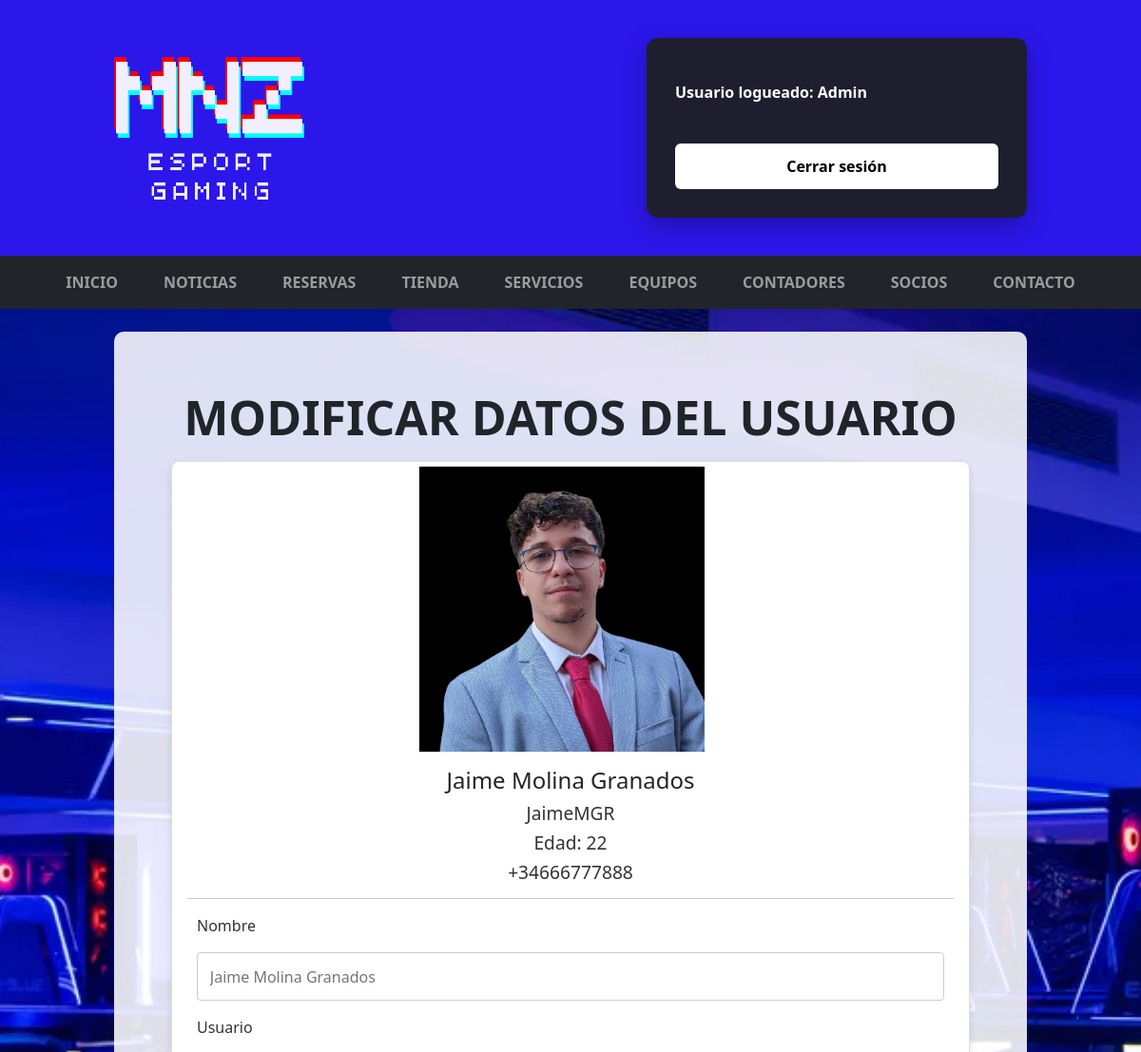
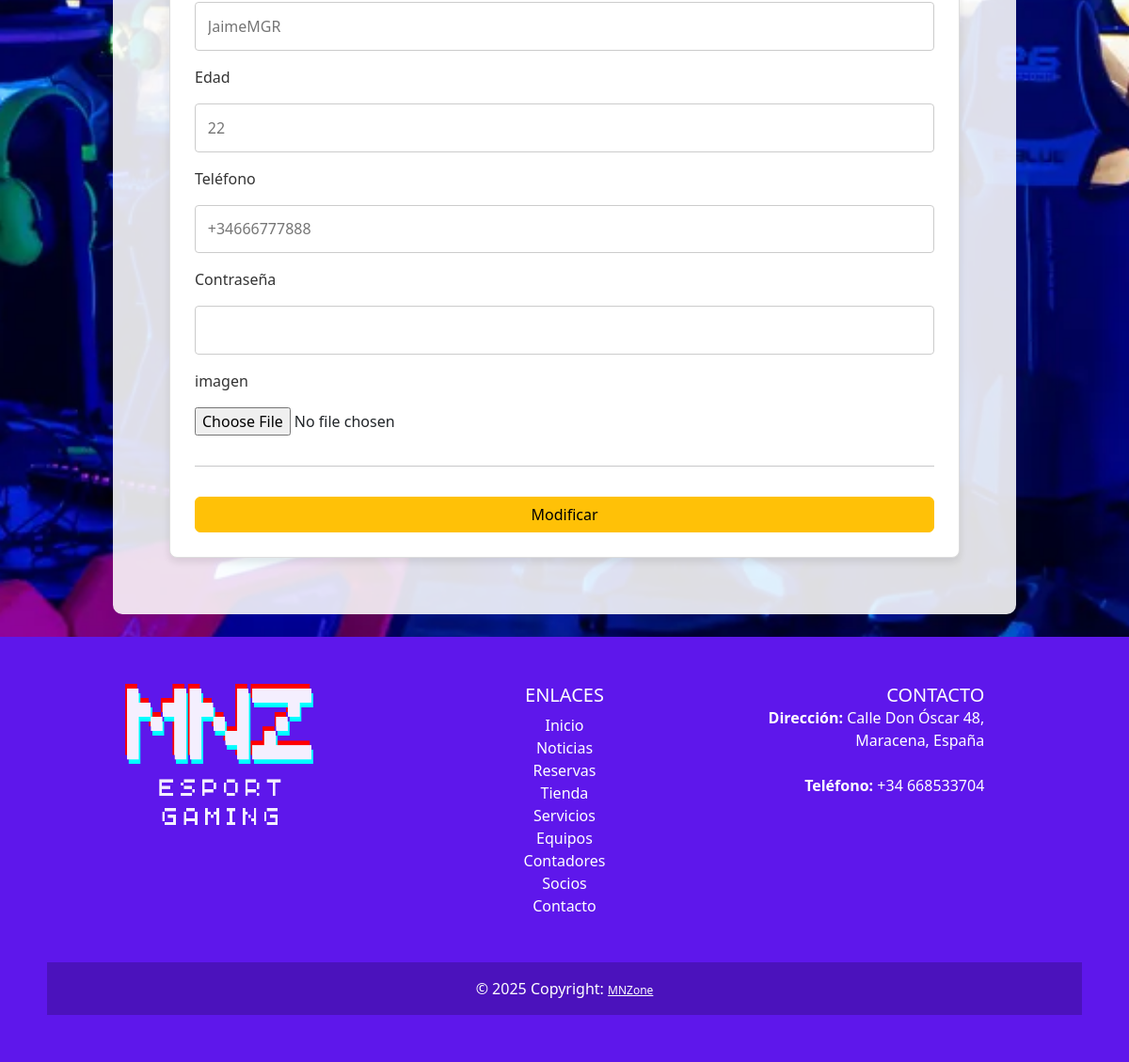
/php/socios/modificarsocio.php?id=46 (signed in), run on the app's committed database (2 pictures, top to bottom).
### tables this page shows
CREATE TABLE `socio` (
  `id_socio` int(11) NOT NULL,
  `nombre` varchar(100) NOT NULL,
  `edad` int(11) DEFAULT NULL,
  `contrasena` varchar(255) NOT NULL,
  `usuario` varchar(50) NOT NULL,
  `telefono` varchar(15) DEFAULT NULL,
  `foto` varchar(255) DEFAULT NULL,
  `tipo` enum('socio','admin') NOT NULL DEFAULT 'socio'
);

### php/socios/modificarsocio.php (the view, shortened to what this page needs)
<?php
include '../esencial/conexion.php';
$id_socio = $_GET['id'];
$query = "SELECT telefono, nombre, contrasena, usuario, edad, foto FROM socio WHERE id_socio = $id_socio";
$stmt = $conexion->prepare($query);
$stmt->execute();
$stmt->bind_result($telefono, $nombre, $contrasena, $usuario, $edad, $imagen);
?>
<!DOCTYPE html>
<html lang="es">
<head>
    <link rel="stylesheet" href="../../css/styles.css">
    <link rel="stylesheet" href="https://cdn.jsdelivr.net/npm/bootstrap@5.3.3/dist/css/bootstrap.min.css">
</head>
<body>
    <?php include '../esencial/header.php';
    ?>
    <main>
        <h1 style="font-weight: bold; text-align:center">Modificar datos del usuario</h1>
        <?php if ($stmt->fetch()) {
            if (isset($_SESSION["nombre"]) && $pagina_actual == "modificarsocio.php" && isset($_SESSION["tipo"]) == "admin") {
                do {
                    echo "<div class='socio-card-modificar'>";
                    echo "<div class='socio-foto'><img loading='lazy' src='" . "../../imagenes/" . $imagen . "' alt='Imagen de " . $nombre . "'></div>";
                    echo "<div class='socio-info'>";
                    echo "<h4 class='text-md-center'>" . $nombre . "</h4>";
                    echo "<h3 class='text-md-center'> " . $usuario . "</h3>";
                    echo "<h3 class='text-md-center'>Edad: " . $edad . "</h3>";
                    echo "<h3 class='text-md-center'> " . $telefono . "</h3>";
                    echo "<hr>";
                    echo "<form action='modificar_datos_socio.php?id=$id_socio' method='post' enctype='multipart/form-data'>";
                    echo "<label  for='nombre'>Nombre</label> ";
                    echo "<input type='text' id='nombre' name='nombre' placeholder='$nombre'>";
                    echo "<label  for='usuario'>Usuario</label> ";
                    echo "<input type='text' id='usuario' name='usuario' placeholder='$usuario'>";
                    echo "<label for='edad' >Edad</label>";
                    echo "<input type='number' id='edad' name='edad' placeholder='$edad'>";
                    echo "<label  for='telefono'>Teléfono</label> ";
                    echo "<input type='text' id='telefono' name='telefono' placeholder='$telefono'>";
                    echo "<label  for='imagen'>Contraseña</label> ";
                    echo "<input type='password' id='contraseña' name='contraseña'>";
                    echo "<label  for='imagen'>imagen</label> ";
                    echo "<input type='file' id='imagen' name='imagen'>";
                    echo "<hr>";
                    echo "<button class='btn btn-warning' type='submit'>Modificar</button>";
                    echo "</form>";
                    echo "</div>";
                    echo "</div>";
                } while ($stmt->fetch());
            } else if (isset($_SESSION["nombre"]) && $pagina_actual == "modificarsocio.php" && $_SESSION["tipo"] == "socio" && $_SESSION["nombre"] == $usuario) {
                do {
                    echo "<div class='socio-card-modificar'>";
                    echo "<div class='socio-foto'><img loading='lazy' src='" . "../../imagenes/" . $imagen . "' alt='Imagen de " . $nombre . "'></div>";
                    echo "<div class='socio-info'>";
                    echo "<h4 class='text-md-center'>" . $nombre . "</h4>";
                    echo "<h3 class='text-md-center'> " . $usuario . "</h3>";
                    echo "<h3 class='text-md-center'>Edad: " . $edad . "</h3>";
                    echo "<h3 class='text-md-center'> " . $telefono . "</h3>";
                    echo "<hr>";
                    echo "<form action='modificar_datos_socio.php?id=$id_socio' method='post' enctype='multipart/form-data'>";
                    echo "<label  for='nombre'>Nombre</label> ";
                    echo "<input type='hidden' id='id_socio' name='id_socio' value='" . $id_socio . "'>";
                    echo "<input type='text' id='nombre' name='nombre' placeholder='$nombre'>";
                    echo "<label  for='usuario'>Usuario</label> ";
                    echo "<input type='text' id='usuario' name='usuario' placeholder='$usuario'>";
                    echo "<label for='edad' >Edad</label>";
                    echo "<input type='number' id='edad' name='edad' placeholder='$edad'>";
                    echo "<label  for='telefono'>Teléfono</label> ";
                    echo "<input type='text' id='telefono' name='telefono' placeholder='$telefono'>";
                    echo "<label  for='imagen'>Contraseña</label> ";
                    echo "<input type='password' id='contraseña' name='contraseña'>";
                    echo "<label  for='imagen'>imagen</label> ";
                    echo "<input type='file' id='imagen' name='imagen'>";
                    echo "<hr>";
                    echo "<button class='btn btn-warning' type='submit'>Modificar</button>";
                    echo "</form>";
                    echo "</div>";
                    echo "</div>";
                } while ($stmt->fetch());
            } else {
                header("Location:../../index.php");
            }
        }
            ?>
            </main>
            <?php include '../esencial/footer.php' ?>
</body>
</html>

### css/styles.css (style rules this page uses)
* { margin: 0; padding: 0; box-sizing: border-box; font-family: system-ui, -apple-system, BlinkMacSystemFont, 'Segoe UI', Roboto, Oxygen, Ubuntu, Cantarell, 'Open Sans', 'Helvetica Neue', sans-serif }
body { background-image: url(../imagenes/fondo.webp); background-size: cover; background-position: center; background-repeat: no-repeat; background-position: center; line-height: 1.6; }
main { background-color: #ffffffde; width: 80%; padding: 5% 5% 5% 5%; border-radius: 10px; padding-bottom: auto; justify-self: center; }
main h1 { text-transform: uppercase; font-weight: bold; font-size: 50px; margin-bottom: 1rem; font-weight: bold; text-align: center; }
form { display: flex; flex-direction: column; gap: 1rem; margin: 10px; }
form label { color: #333; }
form input[type="text"], form input[type="email"], form input[type="password"], form input[type="number"], form textarea { width: 100%; padding: 0.8rem; border: 1px solid #ccc; border-radius: 4px; font-size: 1rem; }
.socio-card-modificar { background-color: #fff; border: 1px solid #ddd; border-radius: 8px; box-shadow: 0 4px 8px rgba(0, 0, 0, 0.1); width: 100%; overflow: hidden; transition: transform 0.3s ease; }
.socio-card-modificar .socio-foto { margin-top: 5px; text-align: center; }
.socio-foto img { width: 100%; height: 100%; max-width: 300px; min-height: 300px; max-height: 300px; margin-right: 1.5vw; object-fit: cover; }
.socio-info { padding: 1rem; }
.socio-info h3 { font-size: 1.2rem; color: #333; margin-bottom: 0.5rem; }

### data on the page
socio: foto (picture), nombre "Jaime Molina Granados", usuario "JaimeMGR", edad "22", telefono "+34666777888"

### other printed values
$nombre_usuario "Admin"
